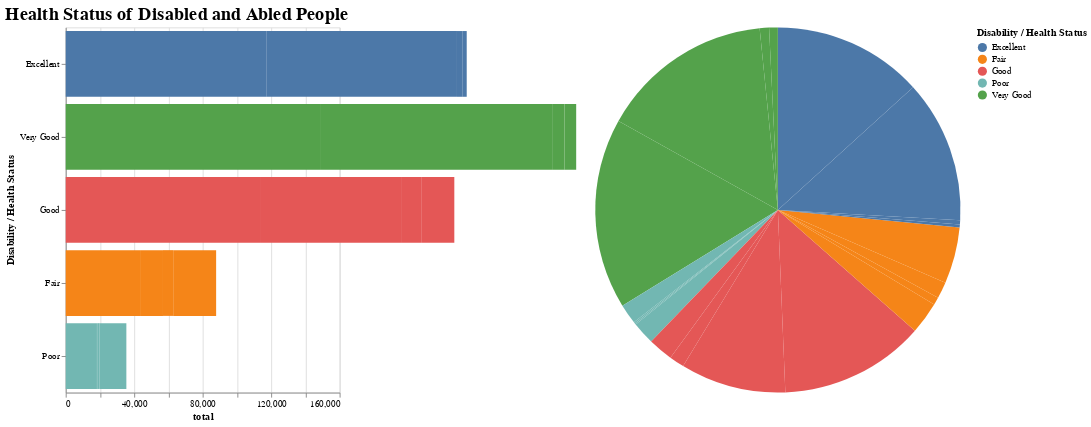

The code cell stored with this chart in its notebook:
### Code cell
dropdown = alt.binding_select(options=list(df_5["class"][::6].unique()), name=" ")
selection_1 = alt.selection_single(fields=["class"],bind=dropdown)

selection = alt.selection_interval(encodings=["y"])

bar_chart = alt.Chart(df_6).transform_filter(
selection_1
).mark_bar().encode(
    x=alt.X('total',scale=alt.Scale(domain=[0,160000])),
    y=alt.Y('Disability / Health Status',sort=['Excellent', 'Very Good', 'Good', 'Fair', 'Poor']),
    color='Disability / Health Status'
).add_selection(selection_1).properties(
    width=300,
    height=400
)

pie_chart = alt.Chart(df_6).transform_filter(
selection_1
).mark_arc().encode(
    theta='total',
    color='Disability / Health Status'
).properties(
    width=400,
    height=400
).add_selection(selection_1)
pie = (bar_chart|pie_chart).properties(title="Health Status of Disabled and Abled People"
                                ).configure_title(fontSize=20)
pie

### Figure 1 — Vega-Lite specification as saved in the notebook (floating-point values rounded to 4 significant figures)
{"hconcat": [{"mark": "bar", "encoding": {"color": {"field": "Disability / Health Status", "type": "nominal"}, "x": {"field": "total", "scale": {"domain": [0, 160000]}, "type": "quantitative"}, "y": {"field": "Disability / Health Status", "sort": ["Excellent", "Very Good", "Good", "Fair", "Poor"], "type": "nominal"}}, "height": 400, "selection": {"selector153": {"type": "single", "fields": ["class"], "bind": {"input": "select", "options": ["All disability statuses", "No disability", "Disability, not severe", "Severe disability"], "name": " "}}}, "transform": [{"filter": {"selection": "selector153"}}], "width": 300}, {"mark": "arc", "encoding": {"color": {"field": "Disability / Health Status", "type": "nominal"}, "theta": {"field": "total", "type": "quantitative"}}, "height": 400, "selection": {"selector153": {"type": "single", "fields": ["class"], "bind": {"input": "select", "options": ["All disability statuses", "No disability", "Disability, not severe", "Severe disability"], "name": " "}}}, "transform": [{"filter": {"selection": "selector153"}}], "width": 400}], "config": {"title": {"fontSize": 20}}, "data": {"name": "data-abc20990b71cc5985fb2df1ef1a30792"}, "title": "Health Status of Disabled and Abled People", "$schema": "https://vega.github.io/schema/vega-lite/v4.17.0.json", "datasets": {"data-abc20990b71cc5985fb2df1ef1a30792": [{"Disability / Health Status": "Excellent", "15 years and older": 69898, "Unnamed: 2": 28.9, "25 to 64 years and older": 43212, "Unnamed: 4": 26.8, "65 years and older": 4007, "Unnamed: 6": 10.4, "total": 117117, "total percent": 0.2654, "class": "All disability statuses"}, {"Disability / Health Status": "Very Good", "15 years and older": 80857, "Unnamed: 2": 33.5, "25 to 64 years and older": 58464, "Unnamed: 4": 36.3, "65 years and older": 9769, "Unnamed: 6": 25.3, "total": 149090, "total percent": 0.3378, "class": "All disability statuses"}, {"Disability / Health Status": "Good", "15 years and older": 59526, "Unnamed: 2": 24.6, "25 to 64 years and older": 40288, "Unnamed: 4": 25.0, "65 years and older": 13682, "Unnamed: 6": 35.4, "total": 113496, "total percent": 0.2572, "class": "All disability statuses"}, {"Disability / Health Status": "Fair", "15 years and older": 22447, "Unnamed: 2": 9.3, "25 to 64 years and older": 13853, "Unnamed: 4": 8.6, "65 years and older": 7628, "Unnamed: 6": 19.8, "total": 43928, "total percent": 0.09953, "class": "All disability statuses"}, {"Disability / Health Status": "Poor", "15 years and older": 8954, "Unnamed: 2": 3.7, "25 to 64 years and older": 5239, "Unnamed: 4": 3.3, "65 years and older": 3513, "Unnamed: 6": 9.1, "total": 17706, "total percent": 0.04012, "class": "All disability statuses"}, {"Disability / Health Status": "Excellent", "15 years and older": 66473, "Unnamed: 2": 34.9, "25 to 64 years and older": 41588, "Unnamed: 4": 31.2, "65 years and older": 3359, "Unnamed: 6": 17.3, "total": 111420, "total percent": 0.3251, "class": "No disability"}, {"Disability / Health Status": "Very Good", "15 years and older": 73276, "Unnamed: 2": 38.5, "25 to 64 years and older": 54567, "Unnamed: 4": 41.0, "65 years and older": 7188, "Unnamed: 6": 37.1, "total": 135031, "total percent": 0.394, "class": "No disability"}, {"Disability / Health Status": "Good", "15 years and older": 43324, "Unnamed: 2": 22.8, "25 to 64 years and older": 31772, "Unnamed: 4": 23.9, "65 years and older": 7284, "Unnamed: 6": 37.6, "total": 82380, "total percent": 0.2404, "class": "No disability"}, {"Disability / Health Status": "Fair", "15 years and older": 6635, "Unnamed: 2": 3.5, "25 to 64 years and older": 4850, "Unnamed: 4": 3.6, "65 years and older": 1393, "Unnamed: 6": 7.2, "total": 12878, "total percent": 0.03757, "class": "No disability"}, {"Disability / Health Status": "Poor", "15 years and older": 521, "Unnamed: 2": 0.3, "25 to 64 years and older": 358, "Unnamed: 4": 0.3, "65 years and older": 141, "Unnamed: 6": 0.7, "total": 1020, "total percent": 0.002976, "class": "No disability"}, {"Disability / Health Status": "Excellent", "15 years and older": 2074, "Unnamed: 2": 13.2, "25 to 64 years and older": 923, "Unnamed: 4": 10.7, "65 years and older": 376, "Unnamed: 6": 7.4, "total": 3373, "total percent": 0.1145, "class": "Disability, not severe"}, {"Disability / Health Status": "Very Good", "15 years and older": 3939, "Unnamed: 2": 25.0, "25 to 64 years and older": 2169, "Unnamed: 4": 25.2, "65 years and older": 1165, "Unnamed: 6": 22.9, "total": 7273, "total percent": 0.2469, "class": "Disability, not severe"}, {"Disability / Health Status": "Good", "15 years and older": 6158, "Unnamed: 2": 39.0, "25 to 64 years and older": 3449, "Unnamed: 4": 40.1, "65 years and older": 2145, "Unnamed: 6": 42.1, "total": 11752, "total percent": 0.3989, "class": "Disability, not severe"}, {"Disability / Health Status": "Fair", "15 years and older": 3031, "Unnamed: 2": 19.2, "25 to 64 years and older": 1702, "Unnamed: 4": 19.8, "65 years and older": 1224, "Unnamed: 6": 24.0, "total": 5957, "total percent": 0.2022, "class": "Disability, not severe"}, {"Disability / Health Status": "Poor", "15 years and older": 569, "Unnamed: 2": 3.6, "25 to 64 years and older": 351, "Unnamed: 4": 4.1, "65 years and older": 186, "Unnamed: 6": 3.7, "total": 1106, "total percent": 0.03754, "class": "Disability, not severe"}, {"Disability / Health Status": "Excellent", "15 years and older": 1351, "Unnamed: 2": 3.8, "25 to 64 years and older": 702, "Unnamed: 4": 3.6, "65 years and older": 273, "Unnamed: 6": 1.9, "total": 2326, "total percent": 0.03364, "class": "Severe disability"}, {"Disability / Health Status": "Very Good", "15 years and older": 3643, "Unnamed: 2": 10.2, "25 to 64 years and older": 1728, "Unnamed: 4": 8.9, "65 years and older": 1416, "Unnamed: 6": 10.0, "total": 6787, "total percent": 0.09815, "class": "Severe disability"}, {"Disability / Health Status": "Good", "15 years and older": 10045, "Unnamed: 2": 28.2, "25 to 64 years and older": 5067, "Unnamed: 4": 26.2, "65 years and older": 4253, "Unnamed: 6": 30.1, "total": 19365, "total percent": 0.28, "class": "Severe disability"}, {"Disability / Health Status": "Fair", "15 years and older": 12782, "Unnamed: 2": 35.8, "25 to 64 years and older": 7301, "Unnamed: 4": 37.8, "65 years and older": 5011, "Unnamed: 6": 35.4, "total": 25094, "total percent": 0.3629, "class": "Severe disability"}, {"Disability / Health Status": "Poor", "15 years and older": 7863, "Unnamed: 2": 22.0, "25 to 64 years and older": 4531, "Unnamed: 4": 23.4, "65 years and older": 3186, "Unnamed: 6": 22.5, "total": 15580, "total percent": 0.2253, "class": "Severe disability"}]}}
